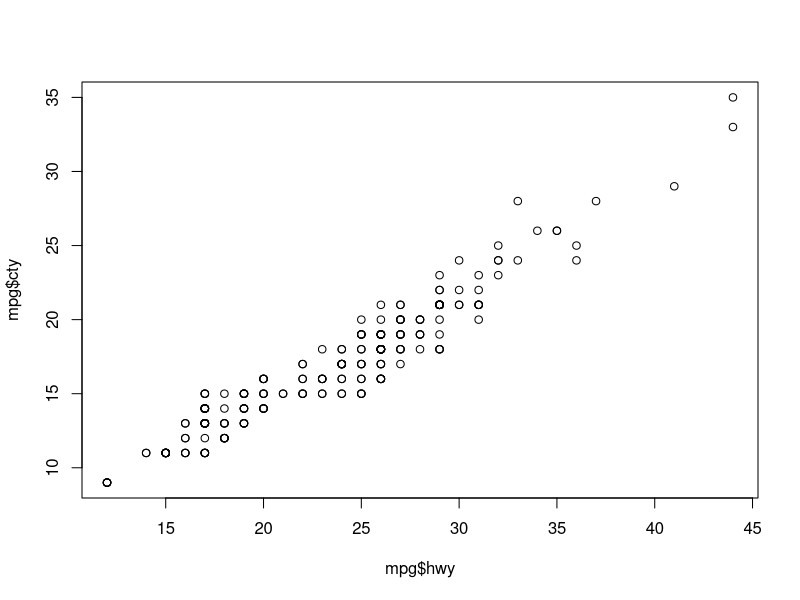
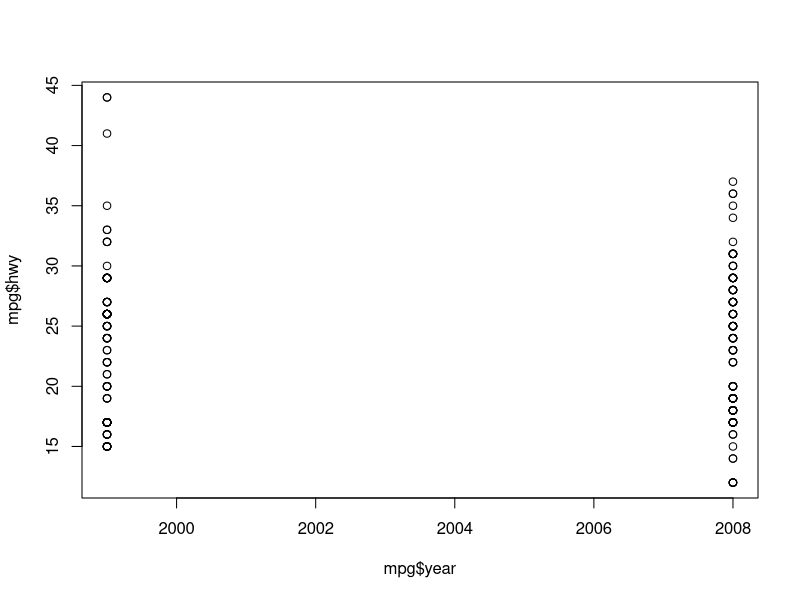
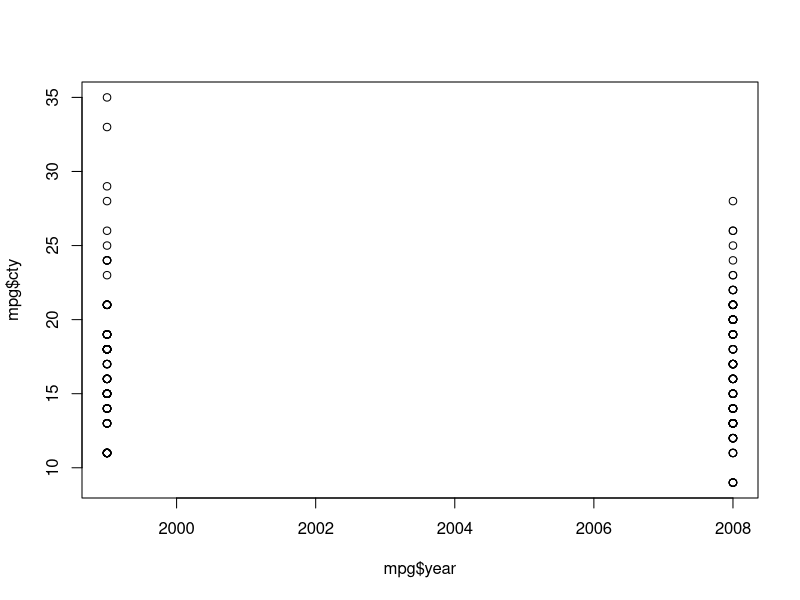

Here is the R script that generated these plots, in order:
## ---- chunk 1
knitr::opts_chunk$set(echo = TRUE)
## ---- chunk 2
a0 <- 1
a0
## ---- chunk 3
(24-32)/1.8
(15-32)/1.8
cel <- c(-4.444,-9.444)
print(cel)
## ---- chunk 4
vec200 <- rep(c(3,1),200)
print(vec200)
## ---- chunk 5

numPerfect <- round(sqrt(2001))-round(sqrt(1))
print(numPerfect)
## ---- chunk 6
library(ggplot2)
top3 <- head(mpg[order(mpg$hwy, decreasing = TRUE), ],3)
print(top3)
## ---- chunk 7
numCompact <- length(grep("compact", mpg$class))
print(numCompact)
## ---- chunk 8
plot(mpg$hwy, mpg$cty)

## ---- chunk 9
plot(mpg$year,mpg$hwy)
plot(mpg$year,mpg$cty)
cars1999 <- mpg[mpg$year == 1999, ]
print(mean(cars1999$hwy))
print(mean(cars1999$cty))
cars2008 <- mpg[mpg$year == 2008, ]
print(mean(cars2008$hwy))
print(mean(cars2008$cty))
